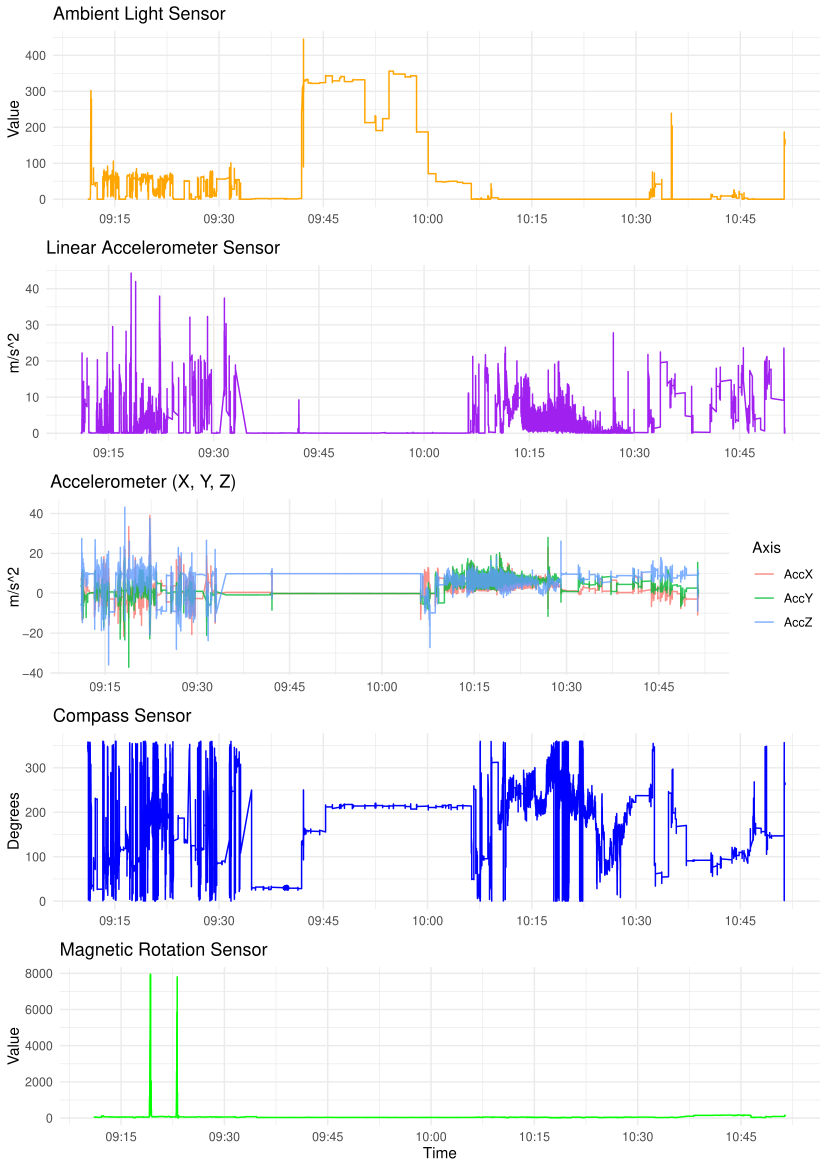

Generate this figure with R:
library(tidyverse)
library(lubridate)
library(gridExtra)

# 1. Load the data
df <- read_csv("dati_sgravati (1).csv")

# 2. Convert timestamp (milliseconds to datetime)
df <- df %>%
  mutate(datetime = as_datetime(timestamp / 1000))

# 3. Define Custom X-Axis Breaks
# Calculate exact start and end
start_time <- min(df$datetime)
end_time <- max(df$datetime)

# Generate regular 15-minute intervals strictly between start and end
# ceiling_date rounds up to the next 15 mins; floor_date rounds down
breaks_seq <- seq(
  from = ceiling_date(start_time, "15 mins"), 
  to = floor_date(end_time, "15 mins"), 
  by = "15 mins"
)

# Combine start, regular ticks, and end into one sorted, unique vector
final_breaks <- sort(unique(c(start_time, breaks_seq, end_time)))

# 4. Define a reusable theme/scale for the x-axis
# We use final_breaks for the ticks and rotate labels 45 degrees for readability
my_x_axis <- list(
  scale_x_datetime(breaks = final_breaks, date_labels = "%H:%M"),
  theme(axis.text.x = element_text(angle = 45, hjust = 1))
)

# 5. Create Plots for each sensor

# Ambient Light
p1 <- df %>%
  filter(!is.na(AmbientLightSensor)) %>%
  ggplot(aes(x = datetime, y = AmbientLightSensor)) +
  geom_line(color = "orange") +
  labs(title = "Ambient Light Sensor", y = "Value", x = NULL) +
  theme_minimal() +
  my_x_axis

# Linear Accelerometer
p2 <- df %>%
  filter(!is.na(LinearAccelerometerSensor)) %>%
  ggplot(aes(x = datetime, y = LinearAccelerometerSensor)) +
  geom_line(color = "purple") +
  labs(title = "Linear Accelerometer Sensor", y = "m/s^2", x = NULL) +
  theme_minimal() +
  my_x_axis

# Accelerometer (X, Y, Z)
p3 <- df %>%
  select(datetime, AccX, AccY, AccZ) %>%
  pivot_longer(cols = c(AccX, AccY, AccZ), names_to = "Axis", values_to = "Value") %>%
  filter(!is.na(Value)) %>%
  ggplot(aes(x = datetime, y = Value, color = Axis)) +
  geom_line(alpha = 0.8) +
  labs(title = "Accelerometer (X, Y, Z)", y = "m/s^2", x = NULL) +
  theme_minimal() +
  theme(legend.position = "right") +
  my_x_axis

# Compass Sensor
p4 <- df %>%
  filter(!is.na(CompassSensor)) %>%
  ggplot(aes(x = datetime, y = CompassSensor)) +
  geom_line(color = "blue") +
  labs(title = "Compass Sensor", y = "Degrees", x = NULL) +
  theme_minimal() +
  my_x_axis

# Magnetic Rotation Sensor
p5 <- df %>%
  filter(!is.na(MagneticRotationSensor)) %>%
  ggplot(aes(x = datetime, y = MagneticRotationSensor)) +
  geom_line(color = "green") +
  labs(title = "Magnetic Rotation Sensor", y = "Value", x = "Time") +
  theme_minimal() +
  my_x_axis

# 6. Arrange all plots in one grid
grid.arrange(p1, p2, p3, p4, p5, ncol = 1)
